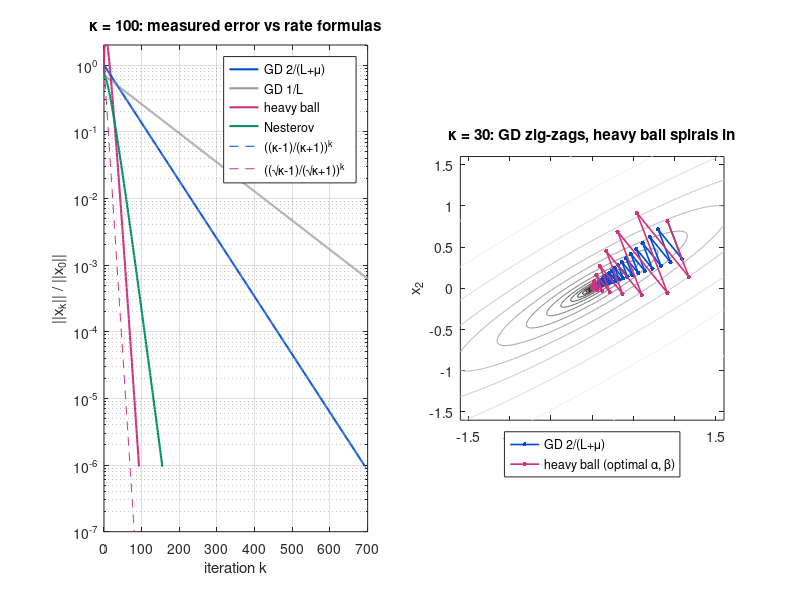

The MATLAB script that drew this image:
%% m14_gd_conditioning.m  --  gradient descent, momentum and the condition number
% Purpose : minimize the quadratic f(x) = 1/2 x'*A*x (minimum at 0) with eigenvalues
%           mu = 1 and L = kappa, and count iterations to reduce the error norm by 1e-6.
%           Compares gradient descent with the optimal fixed step 2/(L+mu), with step 1/L,
%           Polyak heavy-ball with its optimal (alpha, beta), and Nesterov's method
%           (step 1/L, momentum (sqrt(kappa)-1)/(sqrt(kappa)+1)) against the rate formulas.
%           Then shows that diagonal rescaling of badly scaled parameters (here a sound
%           speed in m/s and a dimensionless amplitude) removes most of kappa.
% Change  : kappa_list, tol, the rotation angle th, the momentum settings.
% Expect  : kappa = 100: GD(2/(L+mu)) 691 iterations (theory 691), GD(1/L) 1341 (1375; this
%           start puts only 1/sqrt(2) of the error on the slow mode), heavy ball 93 and
%           Nesterov 155 (rate-only predictions 69 and 131: both tuned iterations have a
%           double root, so the error decays as k*rho^k, not rho^k). Jacobi scaling of a
%           (m/s, amplitude) problem drops kappa(J'J) from about 1e6 to about 1.
% Base MATLAB only; runs in MATLAB R2019b+ and GNU Octave 8.
rng(1);

%% 1. Iterations to tolerance vs kappa
tol = 1e-6;  kappa_list = [10 100 1000];  maxit = 1e5;
th = pi/6;  Q = [cos(th) -sin(th); sin(th) cos(th)];          % rotate so the axes are not the eigenvectors
fprintf('kappa | GD 2/(L+mu)  theory | GD 1/L  theory | heavy ball  theory | Nesterov  theory\n');
hist100 = {};
for kappa = kappa_list
    mu = 1;  L = kappa;  A = Q * diag([mu L]) * Q.';
    x0 = Q * [1; 1];
    sk = sqrt(kappa);
    cfg = { 2/(L+mu), 0, 'hb';                                  % {alpha, beta, type}
            1/L,      0, 'hb';
            4/(sqrt(L)+sqrt(mu))^2, ((sk-1)/(sk+1))^2, 'hb';
            1/L,      (sk-1)/(sk+1), 'nest' };
    its = zeros(1, 4);
    for m = 1:4
        a = cfg{m,1};  b = cfg{m,2};  x = x0;  xp = x0;  e = zeros(1, maxit);
        for k = 1:maxit
            e(k) = norm(x) / norm(x0);
            if e(k) < tol, break; end
            if strcmp(cfg{m,3}, 'nest')
                y = x + b*(x - xp);  xn = y - a*(A*y);
            else
                xn = x - a*(A*x) + b*(x - xp);
            end
            xp = x;  x = xn;
        end
        its(m) = k - 1;
        if kappa == 100, hist100{m} = e(1:k); end
    end
    th_gd = log(1/tol) / log((kappa+1)/(kappa-1));
    th_1L = log(1/tol) / -log(1 - 1/kappa);
    th_hb = log(1/tol) / log((sk+1)/(sk-1));
    th_ne = log(1/tol) / -log(1 - 1/sk);
    fprintf('%5d | %6d  %6.0f     | %6d  %6.0f | %6d  %6.0f     | %6d  %6.0f\n', ...
        kappa, its(1), th_gd, its(2), th_1L, its(3), th_hb, its(4), th_ne);
end

%% 2. Divergence threshold: step just above 2/L
kappa = 100;  A = Q * diag([1 kappa]) * Q.';  x = Q * [1; 1];
for k = 1:50, x = x - (2.05/kappa) * (A*x); end
fprintf('step 2.05/L after 50 iterations: |x| = %.3g (diverges; factor |1 - 2.05| = 1.05 per step)\n', norm(x));

%% 3. Badly scaled parameters: sound speed (m/s) and amplitude (unitless)
% Linearized model y = J*[dc; dA] with column sensitivities that differ by 3 orders.
J = [randn(50,1) * 1e-3, randn(50,1)];          % d y / d c (per m/s) and d y / d A
H = J.' * J;  D = diag(1 ./ sqrt(diag(H)));     % Jacobi (diagonal) preconditioner
fprintf('kappa(J''J) raw %.3g  ->  after column scaling %.3g\n', cond(H), cond(D*H*D));
kr = cond(H);  ks = cond(D*H*D);
fprintf('GD iterations to 1e-6 (optimal step): raw %.3g, scaled %.0f\n', ...
    log(1e6)/log((kr+1)/(kr-1)), log(1e6)/log((ks+1)/(ks-1)));

%% 4. Figures: error histories (kappa = 100) and paths on the contours
figure('Position', [100 100 1050 420]);
subplot(1,2,1);
cl = {[0 0.3 0.8], [0.6 0.6 0.6], [0.8 0.2 0.5], [0 0.55 0.4]};  hh = zeros(1,6);
for m = 1:4
    hh(m) = semilogy(0:numel(hist100{m})-1, hist100{m}, 'Color', cl{m}, 'LineWidth', 1.5); hold on;
end
kk = 0:700;
hh(5) = semilogy(kk, ((100-1)/(100+1)).^kk, '--', 'Color', cl{1});
hh(6) = semilogy(kk, ((10-1)/(10+1)).^kk, '--', 'Color', cl{3});
grid on; ylim([1e-7 2]); xlim([0 700]); xlabel('iteration k'); ylabel('||x_k|| / ||x_0||');
legend(hh, {'GD 2/(L+\mu)', 'GD 1/L', 'heavy ball', 'Nesterov', '((\kappa-1)/(\kappa+1))^k', '((\surd\kappa-1)/(\surd\kappa+1))^k'}, 'Location', 'northeast');
title('\kappa = 100: measured error vs rate formulas');
subplot(1,2,2);
kappa = 30;  A = Q * diag([1 kappa]) * Q.';
[g1, g2] = meshgrid(linspace(-1.6, 1.6, 200), linspace(-1.6, 1.6, 200));
F = 0.5 * (A(1,1)*g1.^2 + 2*A(1,2)*g1.*g2 + A(2,2)*g2.^2);
contour(g1, g2, log10(F + 1e-3), 14); hold on; colormap(gray);
x0 = Q * [1.2; 0.25];  hp = zeros(1,2);
for m = 1:2
    if m == 1, a = 2/(kappa+1); b = 0; col = [0 0.3 0.8]; else, sk = sqrt(kappa); a = 4/(sk+1)^2; b = ((sk-1)/(sk+1))^2; col = [0.8 0.2 0.5]; end
    x = x0; xp = x0; P = x0;
    for k = 1:60, xn = x - a*(A*x) + b*(x - xp); xp = x; x = xn; P(:, end+1) = x; end
    hp(m) = plot(P(1,:), P(2,:), '.-', 'Color', col, 'LineWidth', 1.2, 'MarkerSize', 10);
end
axis image; xlabel('x_1'); ylabel('x_2'); title('\kappa = 30: GD zig-zags, heavy ball spirals in');
legend(hp, {'GD 2/(L+\mu)', 'heavy ball (optimal \alpha, \beta)'}, 'Location', 'southoutside');
